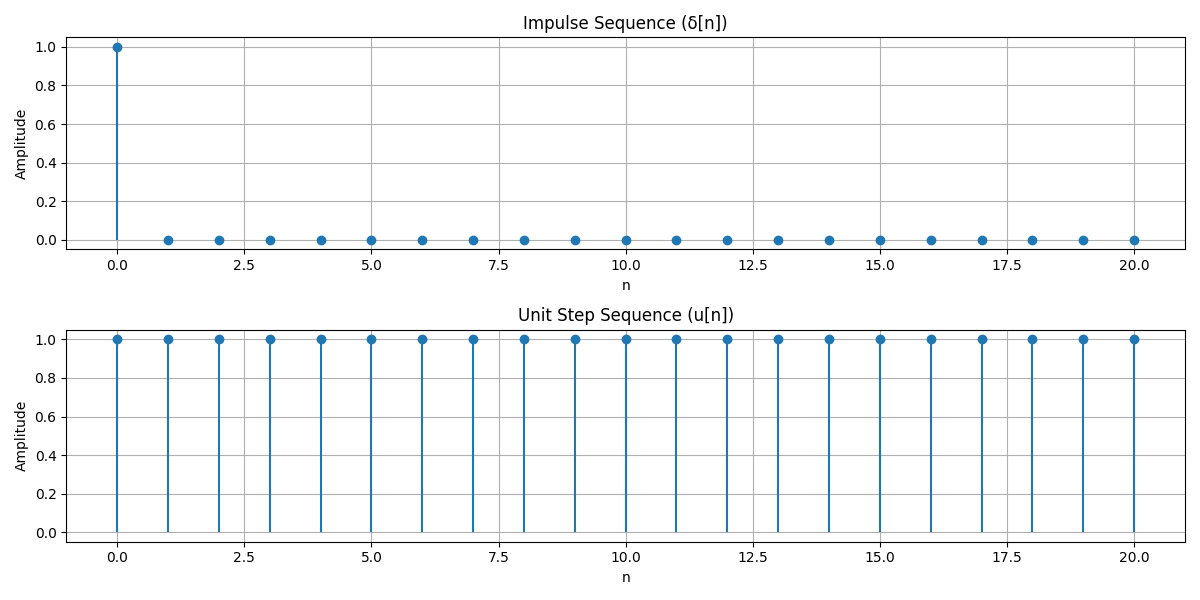

Generate this figure with Python:
import numpy as np
import matplotlib.pyplot as plt

# Define the range for n
n = np.arange(0, 21)  # 0 ≤ n ≤ 20

# Impulse sequence (delta function)
impulse_sequence = np.where(n == 0, 1, 0)  # 1 at n=0, 0 elsewhere

# Unit step sequence (Heaviside function)
unit_step_sequence = np.where(n >= 0, 1, 0)  # 1 for n ≥ 0, 0 otherwise

# Plotting the impulse sequence
plt.figure(figsize=(12, 6))

plt.subplot(2, 1, 1)
plt.stem(n, impulse_sequence, basefmt=" ")  # Removed use_line_collection
plt.title('Impulse Sequence (δ[n])')
plt.xlabel('n')
plt.ylabel('Amplitude')
plt.grid(True)

# Plotting the unit step sequence
plt.subplot(2, 1, 2)
plt.stem(n, unit_step_sequence, basefmt=" ")  # Removed use_line_collection
plt.title('Unit Step Sequence (u[n])')
plt.xlabel('n')
plt.ylabel('Amplitude')
plt.grid(True)

plt.tight_layout()
plt.show()
